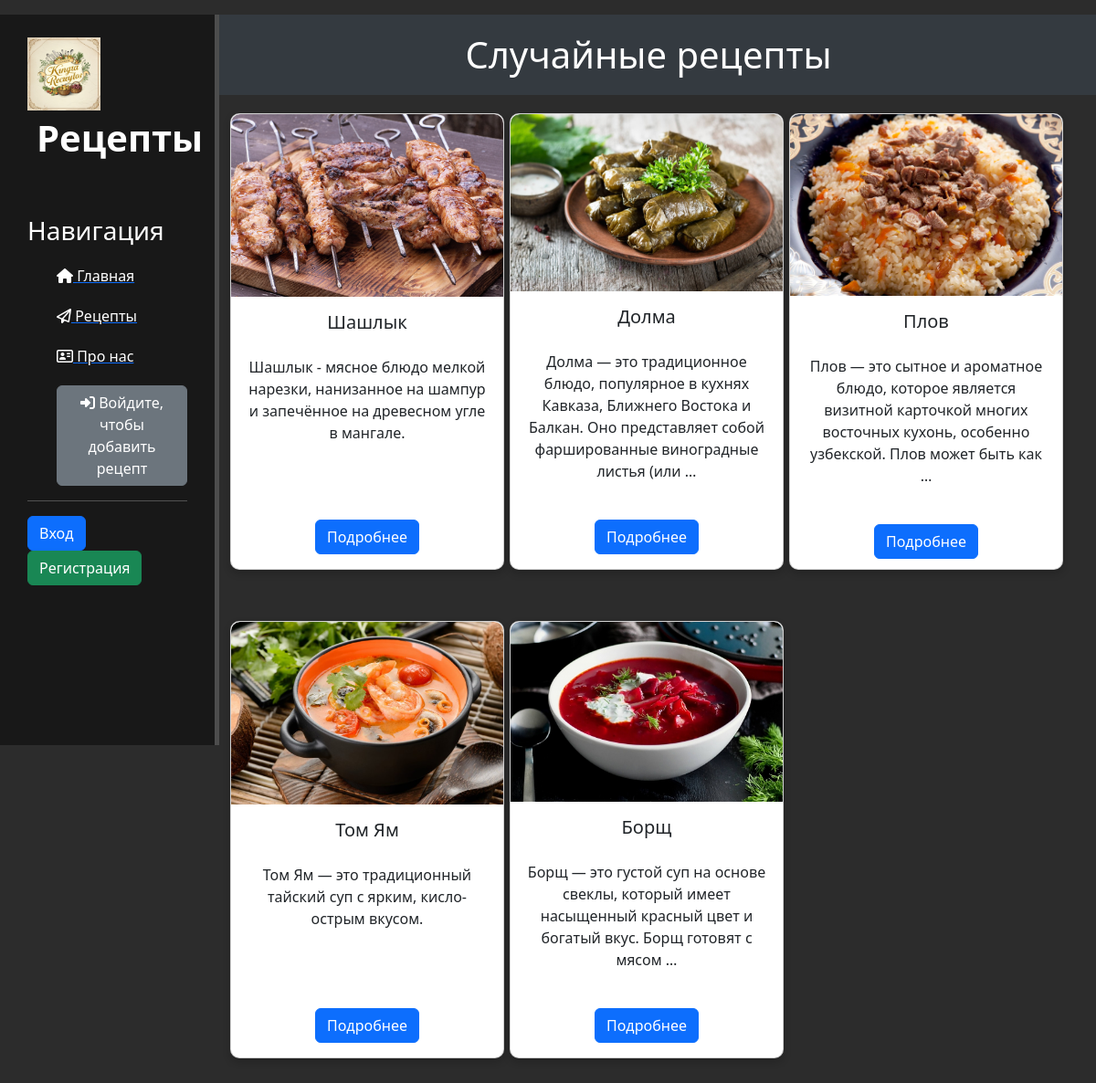
The page / on the database its author committed.
### recipes/models.py (models this page shows, shortened)
class Recipes(models.Model):
    title = models.CharField('Название', max_length=100)
    description = models.TextField('Описание', default='')
    steps = models.TextField('Шаги приготовления', default='')
    cooking_time = models.PositiveIntegerField('Время приготовления (мин)')
    ingredients = models.TextField('Ингредиенты', default='')
    image = models.ImageField('Изображение', upload_to='recipes/', blank=True, null=True)
    date = models.DateTimeField('Дата публикации', auto_now_add=True)
    author = models.ForeignKey(User, on_delete=models.CASCADE, verbose_name='Автор', default=1)
    class Meta:
        verbose_name = 'Рецепт'
        verbose_name_plural = 'Рецепты'

### main/views.py (the view)
# urls.py: path('', views.index, name='home'),
def index(request):
    all_recipes = list(Recipes.objects.all())
    random_recipes = random.sample(all_recipes, min(len(all_recipes), 5))
    data = {
        'title': 'Главная страница!',
        'random_recipes': random_recipes,  # Передаем в шаблон
    }
    return render(request, 'main/index.html', data)

### main/templates/main/index.html (shortened to what this page needs)
{% extends 'main/layout.html' %}
{% block content %}
<h1 class="random-recipes-title">Случайные рецепты</h1>
<div class="container">
    <div class="row">
        {% for recipe in random_recipes %}
        <div class="col-md-4">
            <div class="card">
                {% if recipe.image %}
                <img src="{{ recipe.image.url }}" class="card-img-top" alt="{{ recipe.title }}">
                {% endif %}
                <div class="card-body">
                    <h5 class="card-title">{{ recipe.title }}</h5>
                    <p class="card-text">{{ recipe.description|truncatewords:20 }}</p>
                    <a href="{% url 'recipes-detail' pk=recipe.pk %}" class="btn btn-primary">Подробнее</a>
                </div>
            </div>
        </div>
        {% endfor %}
    </div>
</div>
{% endblock %}

### main/static/main/css/main.css (style rules this page uses)
body { background: #2c2c2c; }
.random-recipes-title { color: #fff; background-color: #343a40; padding: 20px; text-align: center; margin-bottom: 20px; }
.card-body { display: flex; flex-wrap: wrap; gap: 15px; justify-content: center; flex-grow: 1; flex-direction: column; justify-content: space-between; }
.card { background: #fff; border-radius: 8px; overflow: hidden; width: 300px; text-align: center; margin-bottom: 50px; display: flex; flex-direction: column; justify-content: space-between; height: 90%; border-radius: 10px; box-shadow: 0px 4px 8px rgba(0, 0, 0, 0.2); }
.card-img-top { width: 100%; height: 200px; object-fit: cover; border-top-left-radius: 10px; border-top-right-radius: 10px; }
.card-title { font-size: 20px; margin-bottom: 10px; text-align: center; }
.card-text { flex-grow: 1; font-size: 16px; }
.card .btn { margin-top: 10px; align-self: center; }

### rows shown on the page
Recipes: image (picture), title "Шашлык", description "Шашлык - мясное блюдо мелкой нарезки, нанизанное на шампур и запечённое на древесном угле в мангале."
Recipes: image (picture), title "Долма", description "Долма — это традиционное блюдо, популярное в кухнях Кавказа, Ближнего Востока и Балкан. Оно представляет собой фаршированные виноградные листья (или …"
Recipes: image (picture), title "Плов", description "Плов — это сытное и ароматное блюдо, которое является визитной карточкой многих восточных кухонь, особенно узбекской. Плов может быть как …"
Recipes: image (picture), title "Том Ям", description "Том Ям — это традиционный тайский суп с ярким, кисло-острым вкусом."
Recipes: image (picture), title "Борщ", description "Борщ — это густой суп на основе свеклы, который имеет насыщенный красный цвет и богатый вкус. Борщ готовят с мясом …"
